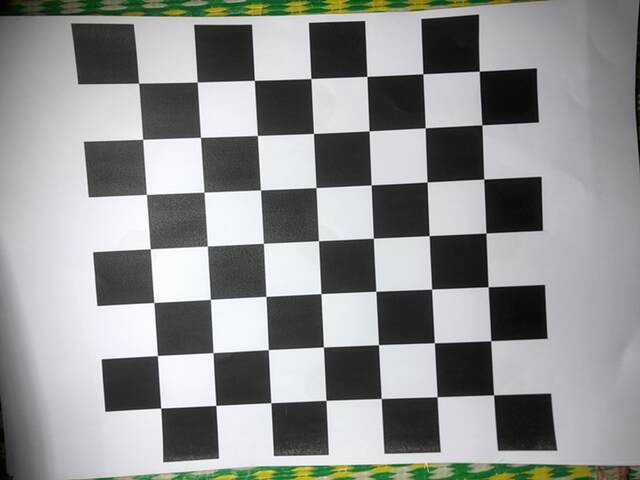
#> input picture calibration_images/calib1.jpg, 640 x 480 px; its folder holds 4 pictures in this run
$ python initial_camera_calibration.py
#> lines starting #> are read from the running program, lines starting #| are printed output that depends on the picture; after the words box and inside, x2 and y2 are one past the last pixel; in counts of white or black regions, pixels touching at a corner belong together
import numpy as np
import cv2
import glob
import time

workingdir="/home/pi/Desktop/Captures/"
savedir="camera_data/"

# termination criteria

criteria = (cv2.TERM_CRITERIA_EPS + cv2.TERM_CRITERIA_MAX_ITER, 30, 0.001)
# prepare object points, like (0,0,0), (1,0,0), (2,0,0) ....,(6,5,0)
objp = np.zeros((7*7,3), np.float32)

#add 2.5 to account for 2.5 cm per square in grid
objp[:,:2] = np.mgrid[0:7,0:7].T.reshape(-1,2)*2.5

# Arrays to store object points and image points from all the images.
objpoints = [] # 3d point in real world space
imgpoints = [] # 2d points in image plane.
images = glob.glob('calibration_images/*.jpg')

win_name="Verify"
cv2.namedWindow(win_name, cv2.WND_PROP_FULLSCREEN)
cv2.setWindowProperty(win_name,cv2.WND_PROP_FULLSCREEN,cv2.WINDOW_FULLSCREEN)

print("getting images")
for fname in images:
    img = cv2.imread(fname)
#> img is the input picture: shape (480, 640, 3); mean B, G, R 145.6, 146.1, 143.9
    print(fname)
    gray = cv2.cvtColor(img, cv2.COLOR_BGR2GRAY)
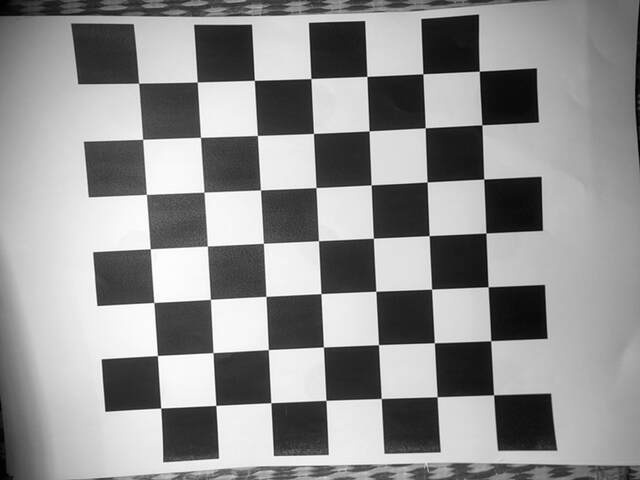
#> gray: shape (480, 640); min 0, max 255, mean 145.3


    # Find the chess board corners
    ret, corners = cv2.findChessboardCorners(gray, (7,7), None)
#> ret = True; corners = 49 rows, first 8: [479.3, 71.17], [481.9, 125], [484, 178.9], [485.9, 233], [488, 286.9], [490.7, 340.9], [493.6, 394.8], [422.9, 73.79]
    # If found, add object points, image points (after refining them)
    if ret == True:
        objpoints.append(objp)
        corners2=cv2.cornerSubPix(gray,corners, (11,11), (-1,-1), criteria)
#> corners2 = 49 rows, first 8: [479.3, 71.2], [481.9, 124.8], [483.7, 179.1], [485.8, 233], [488.2, 286.8], [490.7, 340.7], [493.6, 394.8], [422.9, 73.74]
        imgpoints.append(corners)
        # Draw and display the corners
        cv2.drawChessboardCorners(img, (7,7), corners2, ret)
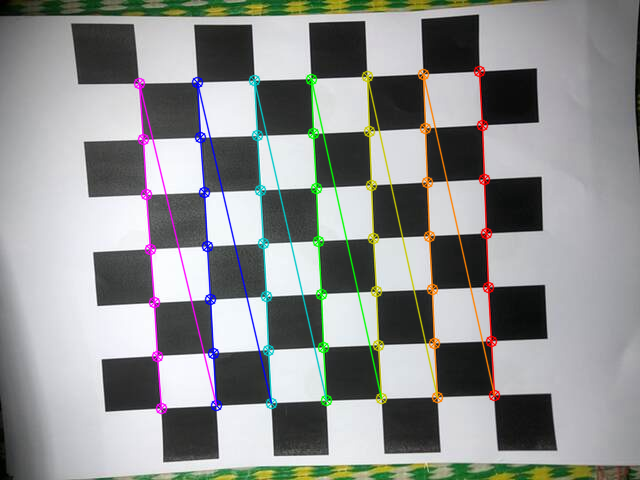
#> img: shape (480, 640, 3); 5.38% of pixels changed, all inside (x1, y1, x2, y2) = (133, 65, 501, 415)
        cv2.imshow(win_name, img)
        cv2.waitKey(500)

    img1=img
#> pass 2 of the loop `for fname in images:`:
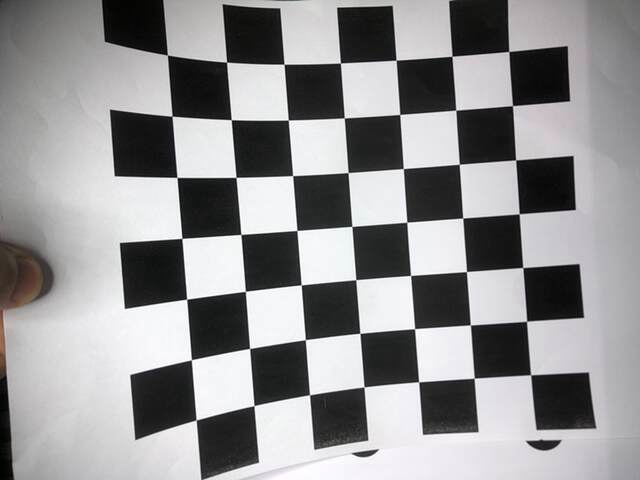
#> input picture calibration_images/calib10.jpg, 640 x 480 px
#> img is the input picture: shape (480, 640, 3); mean B, G, R 146, 145, 145.3
#> corners = 49 rows, first 8: [167.5, 55.06], [226.6, 62.18], [284, 64.23], [340.5, 63.04], [396.1, 60.14], [451.9, 56.26], [508.7, 51.45], [172, 116.2]
#> corners2 = 49 rows, first 8: [167.4, 55.04], [226.6, 62.17], [284, 64.23], [340.4, 63.01], [396.1, 60.21], [452, 56.26], [508.8, 51.48], [172.1, 116.2]
#> `cv2.drawChessboardCorners(img, (7,7), corners2, ret)`:
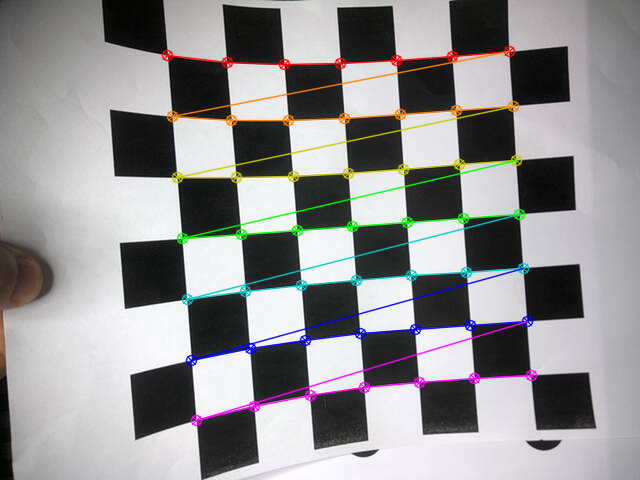
#> img: shape (480, 640, 3); 5.51% of pixels changed, all inside (x1, y1, x2, y2) = (161, 45, 538, 427)
#> pass 3 of the loop `for fname in images:`:
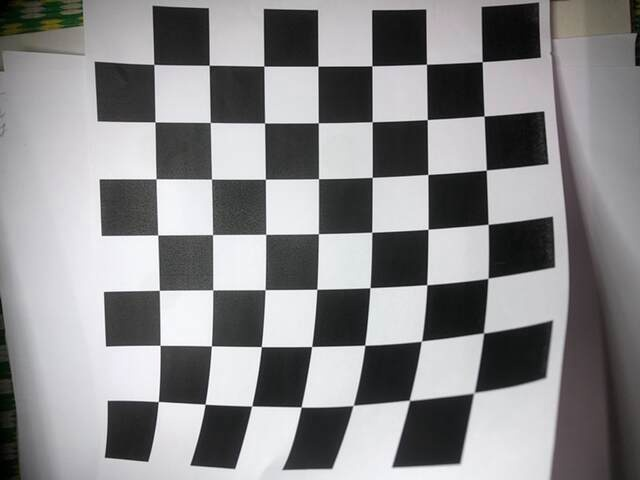
#> input picture calibration_images/calib11.jpg, 640 x 480 px
#> img is the input picture: shape (480, 640, 3); mean B, G, R 138.9, 137.5, 138
#> corners = 49 rows, first 8: [482.2, 61.65], [484, 116], [486.2, 170.1], [488.2, 224.3], [488, 278.2], [483.7, 333], [473.7, 393.1], [426.5, 64.24]
#> corners2 = 49 rows, first 8: [482.2, 61.64], [484.1, 116], [486.3, 170.1], [488.2, 224.3], [488, 278.3], [483.5, 333], [474, 392.8], [426.5, 64.28]
#> `cv2.drawChessboardCorners(img, (7,7), corners2, ret)`:
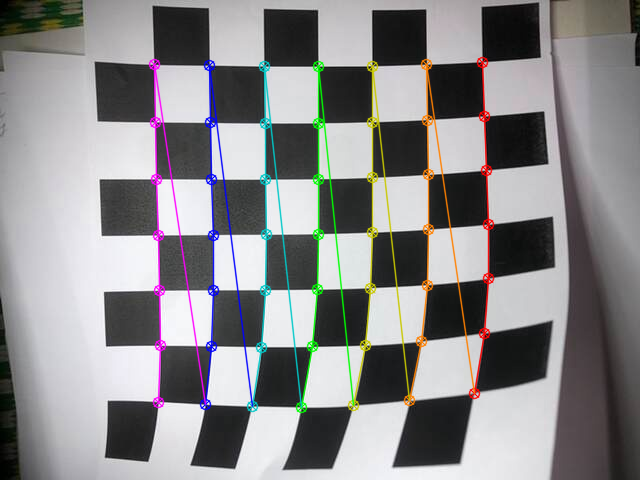
#> img: shape (480, 640, 3); 5.56% of pixels changed, all inside (x1, y1, x2, y2) = (148, 56, 495, 414)
#> the loop made 4 passes; the first 3 are shown

cv2.destroyAllWindows()

print(">==> Starting calibration")
ret, cam_mtx, dist, rvecs, tvecs = cv2.calibrateCamera(objpoints, imgpoints, gray.shape[::-1], None, None)

#print(ret)
print("Camera Matrix")
print(cam_mtx)
np.save(savedir+'cam_mtx.npy', cam_mtx)

print("Distortion Coeff")
print(dist)
np.save(savedir+'dist.npy', dist)

print("r vecs")
print(rvecs[2])

print("t Vecs")
print(tvecs[2])


print(">==> Calibration ended")


h,  w = img1.shape[:2]
#> h = 480; w = 640
print("Image Width, Height")
print(w, h)
#| 640 480
#if using Alpha 0, so we discard the black pixels from the distortion.  this helps make the entire region of interest is the full dimensions of the image (after undistort)
#if using Alpha 1, we retain the black pixels, and obtain the region of interest as the valid pixels for the matrix.
#i will use Apha 1, so that I don't have to run undistort.. and can just calculate my real world x,y
newcam_mtx, roi=cv2.getOptimalNewCameraMatrix(cam_mtx, dist, (w,h), 1, (w,h))

print("Region of Interest")
print(roi)
np.save(savedir+'roi.npy', roi)

print("New Camera Matrix")
#print(newcam_mtx)
np.save(savedir+'newcam_mtx.npy', newcam_mtx)
print(np.load(savedir+'newcam_mtx.npy'))

inverse = np.linalg.inv(newcam_mtx)
print("Inverse New Camera Matrix")
print(inverse)


# undistort
undst = cv2.undistort(img1, cam_mtx, dist, None, newcam_mtx)
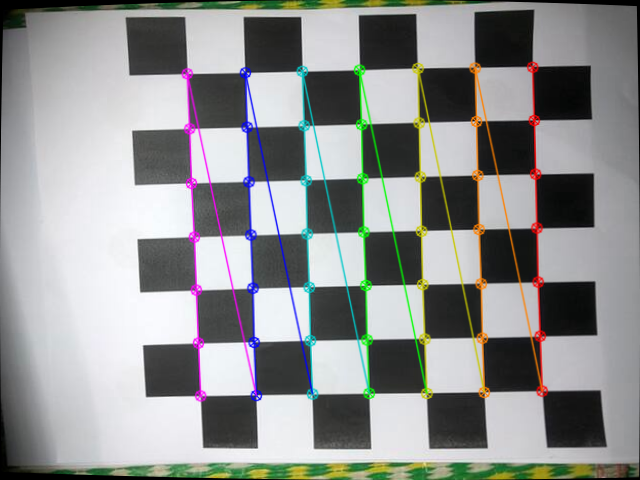
#> undst: shape (480, 640, 3); mean B, G, R 144, 144.9, 143.2
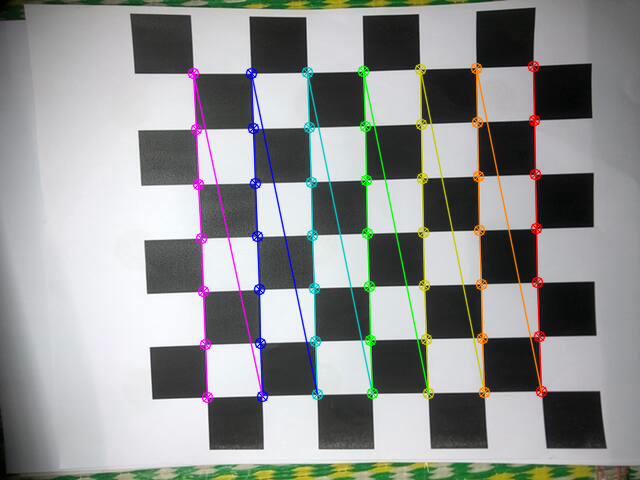
#> img1: shape (480, 640, 3); mean B, G, R 146.4, 147.2, 145.6

# crop the image
#x, y, w, h = roi
#dst = dst[y:y+h, x:x+w]
#cv2.circle(dst,(308,160),5,(0,255,0),2)
cv2.imshow('img1', img1)
cv2.waitKey(5000)
cv2.destroyAllWindows()
cv2.imshow('img1', undst)
cv2.waitKey(5000)
cv2.destroyAllWindows()
